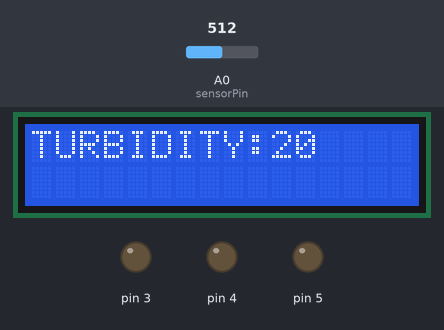
The sketch below on a simulated Arduino Uno, built with avr-gcc and run on an emulated ATmega328P. Parts: 16×2 character LCD, output pins drawn as LEDs (lit = HIGH). The inputs (shaded band) are chosen by the test bench; at power-on: A0 (sensorPin) = 512.

Above: at 1.2 s.
1.3 s: A0 (sensorPin) set to 526
At 2.0 s:
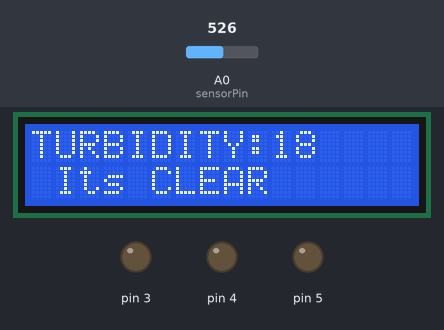
3.0 s: A0 (sensorPin) set to 511
At 3.9 s:
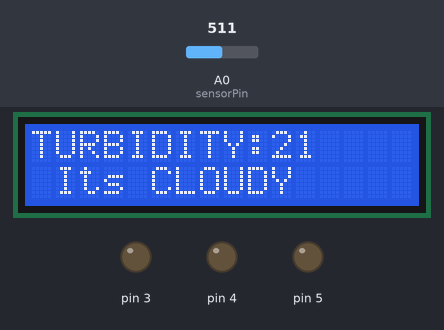
4.8 s: A0 (sensorPin) set to 330
At 5.5 s:
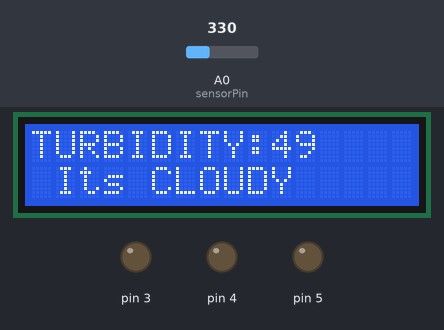
6.6 s: A0 (sensorPin) set to 305
At 8.1 s:
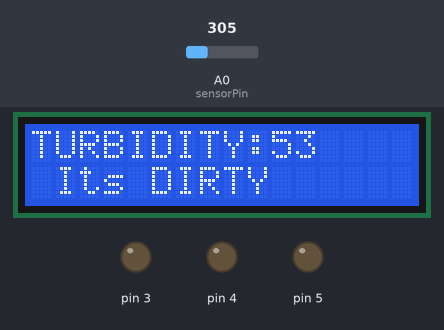
Timing chart, 0 to 9.5 s (numbered marks = the images above; inputs shaded):
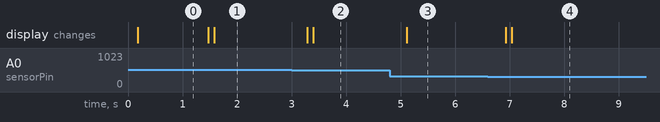

Measured:
- the behaviour switches between 518 and 519 on A0 (sensorPin) (found by bisection; images 0 and 1)
- the behaviour switches between 320 and 319 on A0 (sensorPin) (found by bisection; images 3 and 4)
- after the input at 1.3 s, the display: first changes after 0.17 s (image 1 shows a later state)
- after the input at 3.0 s, the display: first changes after 0.29 s (image 2 shows a later state)
- after the input at 4.8 s, the display: changes after 0.31 s (image 3)
- after the input at 6.6 s, the display: first changes after 0.33 s (image 4 shows a later state)

The sketch:

turbidity_sensor.ino
```cpp
#include <LiquidCrystal_I2C.h>
LiquidCrystal_I2C lcd(0x27, 2, 1, 0, 4, 5, 6, 7, 3, POSITIVE);

int sensorPin = A0;
void setup()
{
  lcd.begin(16,2);
  pinMode(3,OUTPUT);
  pinMode(4, OUTPUT);
  pinMode(5, OUTPUT);

}

void loop() {
  int sensorValue = analogRead(sensorPin);
  int turbidity = map(sensorValue, 0,640, 100, 0);
  delay(100);
  lcd.setCursor(0, 0);
  lcd.print("TURBIDITY:");
  lcd.print("   ");
  lcd.setCursor(10, 0);
  lcd.print(turbidity);
  delay(100);
  if (turbidity < 20) {
    digitalWrite(7, HIGH);
    digitalWrite(8, LOW);
    digitalWrite(9, LOW);
    lcd.setCursor(0, 1);
    lcd.print(" Its CLEAR ");
  }
  if ((turbidity > 20) && (turbidity < 50)) {
    digitalWrite(7, LOW);
    digitalWrite(8, HIGH);
    digitalWrite(9, LOW);
    lcd.setCursor(0, 1);
    lcd.print(" Its CLOUDY ");
  }
  if (turbidity > 50) {
    digitalWrite(7, LOW);
    digitalWrite(8, LOW);
    digitalWrite(9, HIGH);
    lcd.setCursor(0, 1);
    lcd.print(" Its DIRTY ");
  }

}
```
